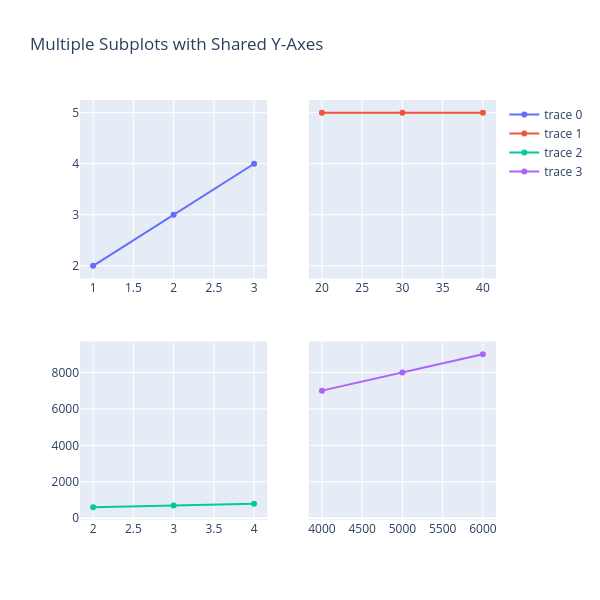

Here is the notebook cell this chart was saved with:
### Code cell
fig = make_subplots(rows=2, cols=2, shared_yaxes=True)

fig.add_trace(go.Scatter(x=[1, 2, 3], y=[2, 3, 4]),
              row=1, col=1)

fig.add_trace(go.Scatter(x=[20, 30, 40], y=[5, 5, 5]),
              row=1, col=2)

fig.add_trace(go.Scatter(x=[2, 3, 4], y=[600, 700, 800]),
              row=2, col=1)

fig.add_trace(go.Scatter(x=[4000, 5000, 6000], y=[7000, 8000, 9000]),
              row=2, col=2)

fig.update_layout(height=600, width=600,
                  title_text="Multiple Subplots with Shared Y-Axes")
fig.show()

### Figure 1 — Plotly figure (JSON) as saved in the notebook; plotly's stock layout.template omitted (floating-point values rounded to 4 significant figures)
{"data": [{"type": "scatter", "x": [1, 2, 3], "xaxis": "x", "y": [2, 3, 4], "yaxis": "y"}, {"type": "scatter", "x": [20, 30, 40], "xaxis": "x2", "y": [5, 5, 5], "yaxis": "y2"}, {"type": "scatter", "x": [2, 3, 4], "xaxis": "x3", "y": [600, 700, 800], "yaxis": "y3"}, {"type": "scatter", "x": [4000, 5000, 6000], "xaxis": "x4", "y": [7000, 8000, 9000], "yaxis": "y4"}], "layout": {"height": 600, "title": {"text": "Multiple Subplots with Shared Y-Axes"}, "width": 600, "xaxis": {"anchor": "y", "autorange": true, "domain": [0, 0.45], "range": [0.8366, 3.163], "type": "linear"}, "xaxis2": {"anchor": "y2", "autorange": true, "domain": [0.55, 1], "range": [18.37, 41.63], "type": "linear"}, "xaxis3": {"anchor": "y3", "autorange": true, "domain": [0, 0.45], "range": [1.837, 4.163], "type": "linear"}, "xaxis4": {"anchor": "y4", "autorange": true, "domain": [0.55, 1], "range": [3837.0, 6163.0], "type": "linear"}, "yaxis": {"anchor": "x", "autorange": true, "domain": [0.575, 1], "range": [1.752, 5.248], "type": "linear"}, "yaxis2": {"anchor": "x2", "autorange": true, "domain": [0.575, 1], "matches": "y", "range": [1.752, 5.248], "showticklabels": false, "type": "linear"}, "yaxis3": {"anchor": "x3", "autorange": true, "domain": [0, 0.425], "range": [-95.2, 9695.0], "type": "linear"}, "yaxis4": {"anchor": "x4", "autorange": true, "domain": [0, 0.425], "matches": "y3", "range": [-95.2, 9695.0], "showticklabels": false, "type": "linear"}}}
